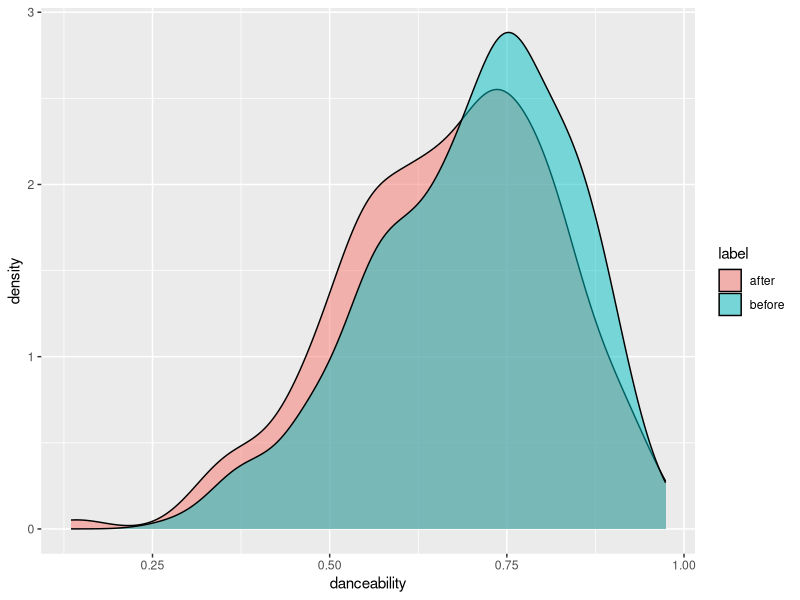
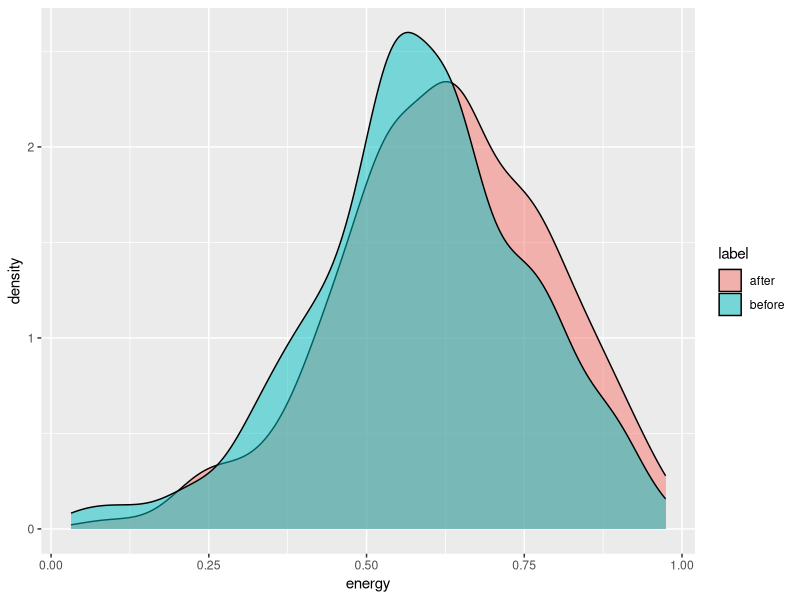
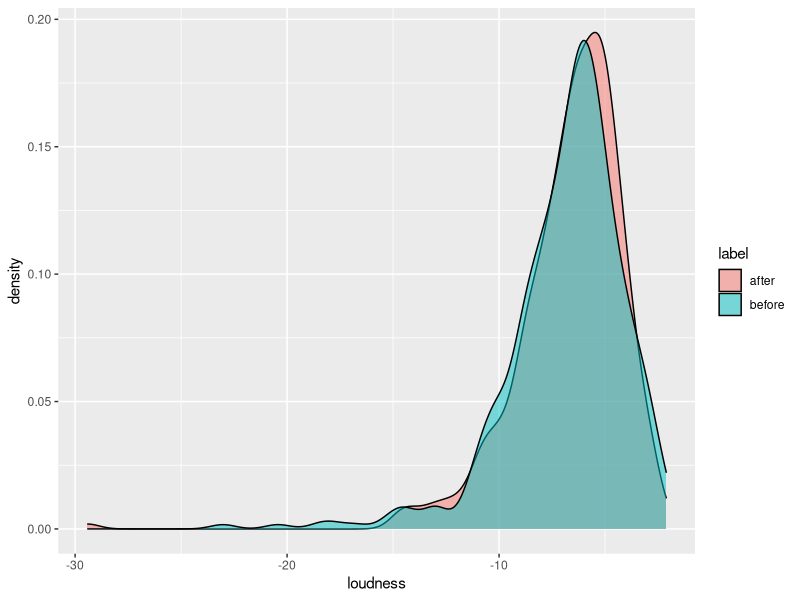
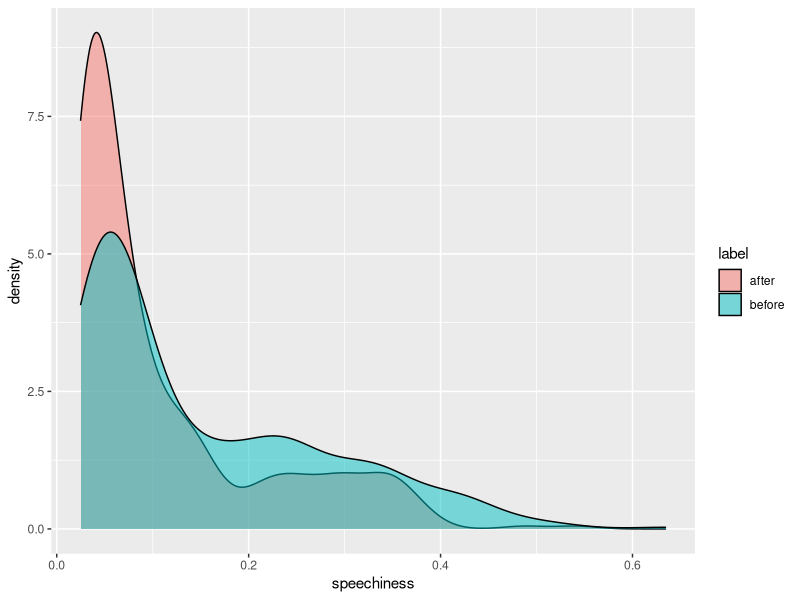
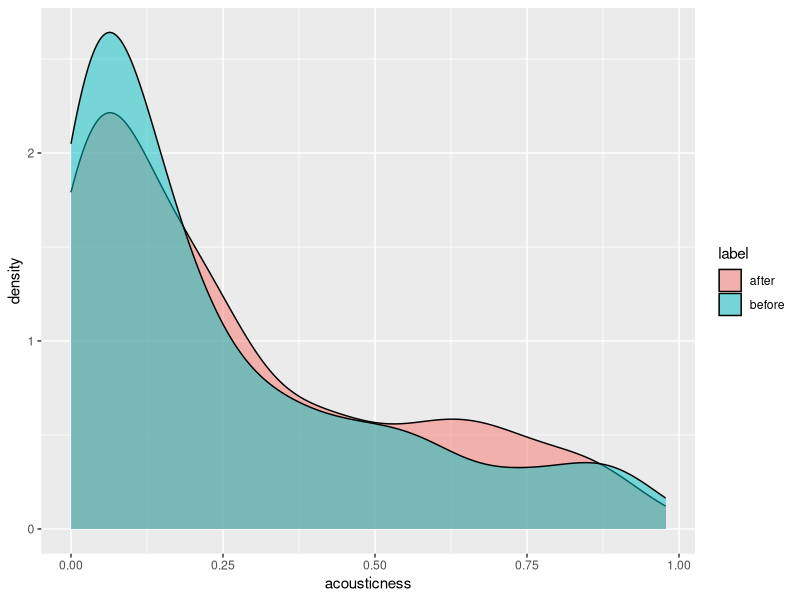
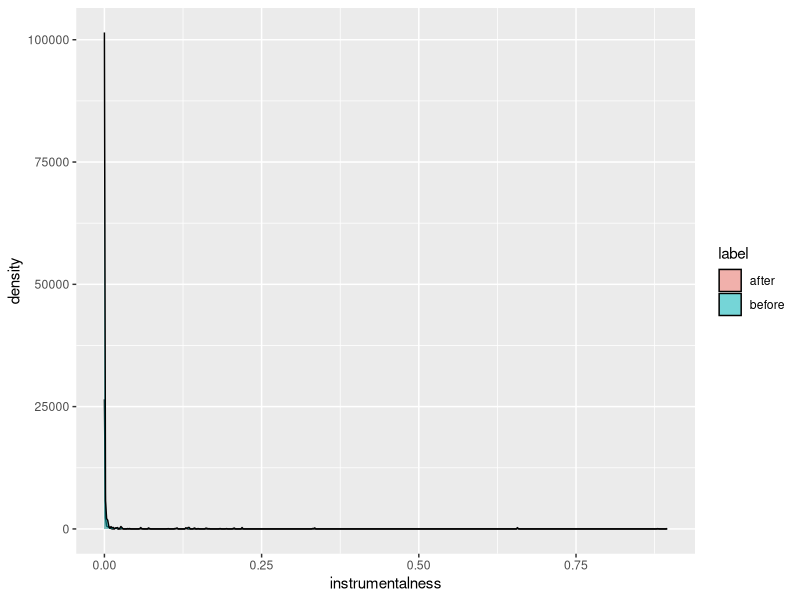
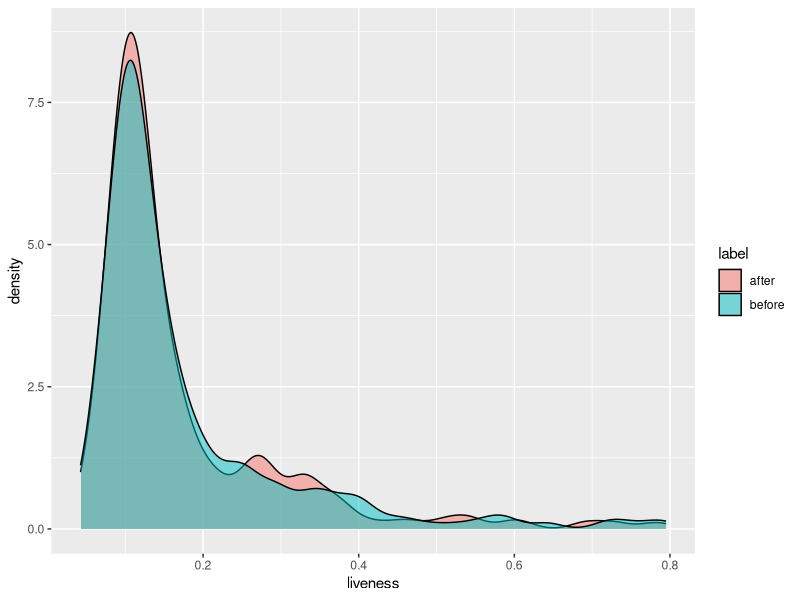
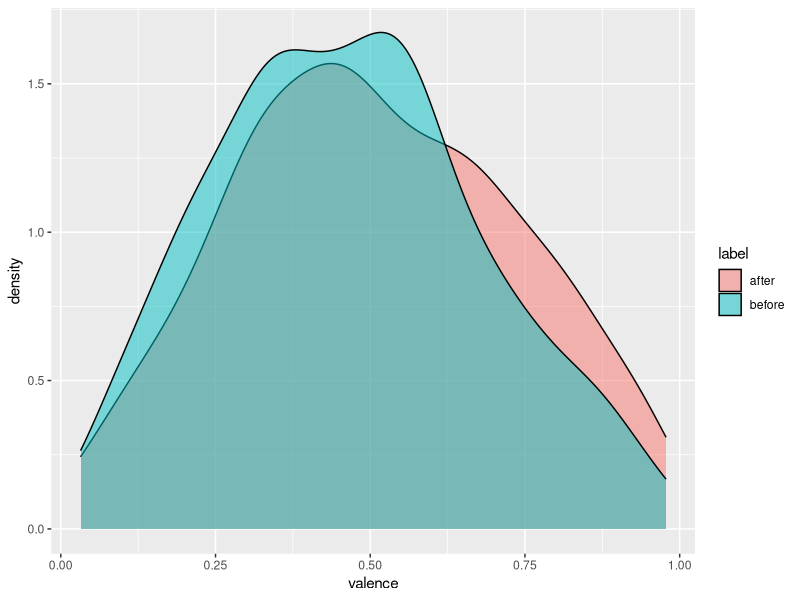

Recreate these plots in R, in order. (Note: this script raises an error after producing the figures.)
library(ggplot2)
spotify = read.csv("spotifyChartsCOVIDUSA.csv")

variables = names(spotify)
variables = variables[c(3:4,6,8:14)]

#***
ggplot(spotify, aes(danceability, fill = label)) + geom_density(alpha = 0.5)
ggplot(spotify, aes(energy, fill = label)) + geom_density(alpha = 0.5)
ggplot(spotify, aes(loudness, fill = label)) + geom_density(alpha = 0.5)

# *** speechiness
ggplot(spotify, aes(speechiness, fill = label)) + geom_density(alpha = 0.5)
ggplot(spotify, aes(acousticness, fill = label)) + geom_density(alpha = 0.5)
ggplot(spotify, aes(instrumentalness, fill = label)) + geom_density(alpha = 0.5) #illegible
ggplot(spotify, aes(liveness, fill = label)) + geom_density(alpha = 0.5)
# ***
ggplot(spotify, aes(valence, fill = label)) + geom_density(alpha = 0.5)
# *** tempo
ggplot(spotify, aes(tempo, fill = label)) + geom_density(alpha = 0.5)

ggplot(spotify, aes(duration_ms, fill = label)) + geom_density(alpha = 0.5)

# kurtosis stuff
before = subset(spotify, label == "before")
after = subset(spotify, label == "after")
kurtosis(before$tempo)
kurtosis(after$tempo)
kurtosis(before$speechiness)
kurtosis(after$speechiness)
length(after$speechiness)
length(before$speechiness)
